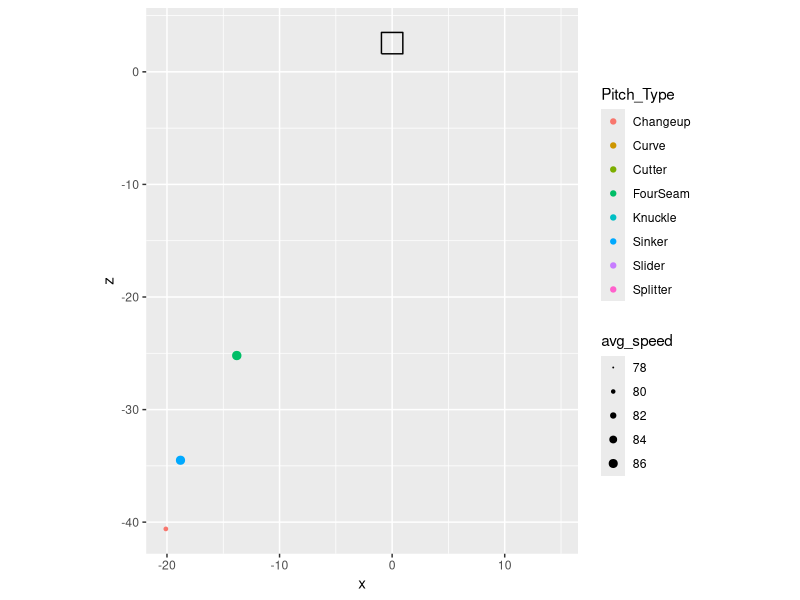

Recreate this plot in R.
## ---- chunk 1
knitr::opts_chunk$set(echo = TRUE)
## ---- chunk 2
library(tidyverse)
library(lubridate)
library(ggthemes)
library(readr)
## ---- chunk 3
Data2016 <- read_csv("2016FullPitchData.csv", 
    col_types = cols(player_id = col_number(), 
        year = col_number(), player_age = col_number(), 
        p_game = col_number(), p_formatted_ip = col_number(), 
        p_strikeout = col_number(), p_k_percent = col_number(), 
        p_era = col_number(), n = col_number(), 
        n_ff_formatted = col_number(), ff_avg_speed = col_number(), 
        ff_avg_spin = col_number(), ff_avg_break_x = col_number(), 
        ff_avg_break_z = col_number(), ff_avg_break = col_number(), 
        ff_range_speed = col_number(), n_sl_formatted = col_number(), 
        sl_avg_speed = col_number(), sl_avg_spin = col_number(), 
        sl_avg_break_x = col_number(), sl_avg_break_z = col_number(), 
        sl_avg_break = col_number(), sl_range_speed = col_number(), 
        n_ch_formatted = col_number(), ch_avg_speed = col_number(), 
        ch_avg_spin = col_number(), ch_avg_break_x = col_number(), 
        ch_avg_break_z = col_number(), ch_avg_break = col_number(), 
        ch_range_speed = col_number(), n_cukc_formatted = col_number(), 
        cu_avg_speed = col_number(), cu_avg_spin = col_number(), 
        cu_avg_break_x = col_number(), cu_avg_break_z = col_number(), 
        cu_avg_break = col_number(), cu_range_speed = col_number(), 
        n_sift_formatted = col_number(), 
        si_avg_speed = col_number(), si_avg_spin = col_number(), 
        si_avg_break_x = col_number(), si_avg_break_z = col_number(), 
        si_avg_break = col_number(), si_range_speed = col_number(), 
        n_fc_formatted = col_number(), fc_avg_speed = col_number(), 
        fc_avg_spin = col_number(), fc_avg_break_x = col_number(),
        fc_avg_break_z = col_number(), fc_avg_break = col_number(),
        fc_range_speed = col_number(), n_fs_formatted = col_number(),
        fs_avg_speed = col_number(), fs_avg_break_x = col_number(),
        fs_avg_break_z = col_number(), fs_avg_break = col_number(),
        fs_range_speed = col_number(), n_kn_formatted = col_number(),
        kn_avg_speed = col_number(), kn_avg_break_x = col_number(),
        kn_avg_break_z = col_number(), kn_avg_break = col_number(),
        kn_range_speed = col_number(), `...69` = col_skip()), skip = 1, na = "0")

Data2017 <- read_csv("2017FullPitchData.csv", 
    col_types = cols(player_id = col_number(), 
        year = col_number(), player_age = col_number(), 
        p_game = col_number(), p_formatted_ip = col_number(), 
        p_strikeout = col_number(), p_k_percent = col_number(), 
        p_era = col_number(), n = col_number(), 
        n_ff_formatted = col_number(), ff_avg_speed = col_number(), 
        ff_avg_spin = col_number(), ff_avg_break_x = col_number(), 
        ff_avg_break_z = col_number(), ff_avg_break = col_number(), 
        ff_range_speed = col_number(), n_sl_formatted = col_number(), 
        sl_avg_speed = col_number(), sl_avg_spin = col_number(), 
        sl_avg_break_x = col_number(), sl_avg_break_z = col_number(), 
        sl_avg_break = col_number(), sl_range_speed = col_number(), 
        n_ch_formatted = col_number(), ch_avg_speed = col_number(), 
        ch_avg_spin = col_number(), ch_avg_break_x = col_number(), 
        ch_avg_break_z = col_number(), ch_avg_break = col_number(), 
        ch_range_speed = col_number(), n_cukc_formatted = col_number(), 
        cu_avg_speed = col_number(), cu_avg_spin = col_number(), 
        cu_avg_break_x = col_number(), cu_avg_break_z = col_number(), 
        cu_avg_break = col_number(), cu_range_speed = col_number(), 
        n_sift_formatted = col_number(), 
        si_avg_speed = col_number(), si_avg_spin = col_number(), 
        si_avg_break_x = col_number(), si_avg_break_z = col_number(), 
        si_avg_break = col_number(), si_range_speed = col_number(), 
        n_fc_formatted = col_number(), fc_avg_speed = col_number(), 
        fc_avg_spin = col_number(), fc_avg_break_x = col_number(),
        fc_avg_break_z = col_number(), fc_avg_break = col_number(),
        fc_range_speed = col_number(), n_fs_formatted = col_number(),
        fs_avg_speed = col_number(), fs_avg_break_x = col_number(),
        fs_avg_break_z = col_number(), fs_avg_break = col_number(),
        fs_range_speed = col_number(), n_kn_formatted = col_number(),
        kn_avg_speed = col_number(), kn_avg_break_x = col_number(),
        kn_avg_break_z = col_number(), kn_avg_break = col_number(),
        kn_range_speed = col_number(), `...69` = col_skip()), skip = 1, na = "0")

Data2018 <- read_csv("2018FullPitchData.csv", 
    col_types = cols(player_id = col_number(), 
        year = col_number(), player_age = col_number(), 
        p_game = col_number(), p_formatted_ip = col_number(), 
        p_strikeout = col_number(), p_k_percent = col_number(), 
        p_era = col_number(), n = col_number(), 
        n_ff_formatted = col_number(), ff_avg_speed = col_number(), 
        ff_avg_spin = col_number(), ff_avg_break_x = col_number(), 
        ff_avg_break_z = col_number(), ff_avg_break = col_number(), 
        ff_range_speed = col_number(), n_sl_formatted = col_number(), 
        sl_avg_speed = col_number(), sl_avg_spin = col_number(), 
        sl_avg_break_x = col_number(), sl_avg_break_z = col_number(), 
        sl_avg_break = col_number(), sl_range_speed = col_number(), 
        n_ch_formatted = col_number(), ch_avg_speed = col_number(), 
        ch_avg_spin = col_number(), ch_avg_break_x = col_number(), 
        ch_avg_break_z = col_number(), ch_avg_break = col_number(), 
        ch_range_speed = col_number(), n_cukc_formatted = col_number(), 
        cu_avg_speed = col_number(), cu_avg_spin = col_number(), 
        cu_avg_break_x = col_number(), cu_avg_break_z = col_number(), 
        cu_avg_break = col_number(), cu_range_speed = col_number(), 
        n_sift_formatted = col_number(), 
        si_avg_speed = col_number(), si_avg_spin = col_number(), 
        si_avg_break_x = col_number(), si_avg_break_z = col_number(), 
        si_avg_break = col_number(), si_range_speed = col_number(), 
        n_fc_formatted = col_number(), fc_avg_speed = col_number(), 
        fc_avg_spin = col_number(), fc_avg_break_x = col_number(),
        fc_avg_break_z = col_number(), fc_avg_break = col_number(),
        fc_range_speed = col_number(), n_fs_formatted = col_number(),
        fs_avg_speed = col_number(), fs_avg_break_x = col_number(),
        fs_avg_break_z = col_number(), fs_avg_break = col_number(),
        fs_range_speed = col_number(), n_kn_formatted = col_number(),
        kn_avg_speed = col_number(), kn_avg_break_x = col_number(),
        kn_avg_break_z = col_number(), kn_avg_break = col_number(),
        kn_range_speed = col_number(), `...69` = col_skip()), skip = 1, na = "0")

Data2019 <- read_csv("2019FullPitchData.csv", 
    col_types = cols(player_id = col_number(), 
        year = col_number(), player_age = col_number(), 
        p_game = col_number(), p_formatted_ip = col_number(), 
        p_strikeout = col_number(), p_k_percent = col_number(), 
        p_era = col_number(), n = col_number(), 
        n_ff_formatted = col_number(), ff_avg_speed = col_number(), 
        ff_avg_spin = col_number(), ff_avg_break_x = col_number(), 
        ff_avg_break_z = col_number(), ff_avg_break = col_number(), 
        ff_range_speed = col_number(), n_sl_formatted = col_number(), 
        sl_avg_speed = col_number(), sl_avg_spin = col_number(), 
        sl_avg_break_x = col_number(), sl_avg_break_z = col_number(), 
        sl_avg_break = col_number(), sl_range_speed = col_number(), 
        n_ch_formatted = col_number(), ch_avg_speed = col_number(), 
        ch_avg_spin = col_number(), ch_avg_break_x = col_number(), 
        ch_avg_break_z = col_number(), ch_avg_break = col_number(), 
        ch_range_speed = col_number(), n_cukc_formatted = col_number(), 
        cu_avg_speed = col_number(), cu_avg_spin = col_number(), 
        cu_avg_break_x = col_number(), cu_avg_break_z = col_number(), 
        cu_avg_break = col_number(), cu_range_speed = col_number(), 
        n_sift_formatted = col_number(), 
        si_avg_speed = col_number(), si_avg_spin = col_number(), 
        si_avg_break_x = col_number(), si_avg_break_z = col_number(), 
        si_avg_break = col_number(), si_range_speed = col_number(), 
        n_fc_formatted = col_number(), fc_avg_speed = col_number(), 
        fc_avg_spin = col_number(), fc_avg_break_x = col_number(),
        fc_avg_break_z = col_number(), fc_avg_break = col_number(),
        fc_range_speed = col_number(), n_fs_formatted = col_number(),
        fs_avg_speed = col_number(), fs_avg_break_x = col_number(),
        fs_avg_break_z = col_number(), fs_avg_break = col_number(),
        fs_range_speed = col_number(), n_kn_formatted = col_number(),
        kn_avg_speed = col_number(), kn_avg_break_x = col_number(),
        kn_avg_break_z = col_number(), kn_avg_break = col_number(),
        kn_range_speed = col_number(), `...69` = col_skip()), skip = 1, na = "0")

Data2020 <- read_csv("2020FullPitchData.csv", 
    col_types = cols(player_id = col_number(), 
        year = col_number(), player_age = col_number(), 
        p_game = col_number(), p_formatted_ip = col_number(), 
        p_strikeout = col_number(), p_k_percent = col_number(), 
        p_era = col_number(), n = col_number(), 
        n_ff_formatted = col_number(), ff_avg_speed = col_number(), 
        ff_avg_spin = col_number(), ff_avg_break_x = col_number(), 
        ff_avg_break_z = col_number(), ff_avg_break = col_number(), 
        ff_range_speed = col_number(), n_sl_formatted = col_number(), 
        sl_avg_speed = col_number(), sl_avg_spin = col_number(), 
        sl_avg_break_x = col_number(), sl_avg_break_z = col_number(), 
        sl_avg_break = col_number(), sl_range_speed = col_number(), 
        n_ch_formatted = col_number(), ch_avg_speed = col_number(), 
        ch_avg_spin = col_number(), ch_avg_break_x = col_number(), 
        ch_avg_break_z = col_number(), ch_avg_break = col_number(), 
        ch_range_speed = col_number(), n_cukc_formatted = col_number(), 
        cu_avg_speed = col_number(), cu_avg_spin = col_number(), 
        cu_avg_break_x = col_number(), cu_avg_break_z = col_number(), 
        cu_avg_break = col_number(), cu_range_speed = col_number(), 
        n_sift_formatted = col_number(), 
        si_avg_speed = col_number(), si_avg_spin = col_number(), 
        si_avg_break_x = col_number(), si_avg_break_z = col_number(), 
        si_avg_break = col_number(), si_range_speed = col_number(), 
        n_fc_formatted = col_number(), fc_avg_speed = col_number(), 
        fc_avg_spin = col_number(), fc_avg_break_x = col_number(),
        fc_avg_break_z = col_number(), fc_avg_break = col_number(),
        fc_range_speed = col_number(), n_fs_formatted = col_number(),
        fs_avg_speed = col_number(), fs_avg_break_x = col_number(),
        fs_avg_break_z = col_number(), fs_avg_break = col_number(),
        fs_range_speed = col_number(), n_kn_formatted = col_number(),
        kn_avg_speed = col_number(), kn_avg_break_x = col_number(),
        kn_avg_break_z = col_number(), kn_avg_break = col_number(),
        kn_range_speed = col_number(), `...69` = col_skip()), skip = 1, na = "0")

Data2021 <- read_csv("2021FullPitchData.csv", 
    col_types = cols(player_id = col_number(), 
        year = col_number(), player_age = col_number(), 
        p_game = col_number(), p_formatted_ip = col_number(), 
        p_strikeout = col_number(), p_k_percent = col_number(), 
        p_era = col_number(), n = col_number(), 
        n_ff_formatted = col_number(), ff_avg_speed = col_number(), 
        ff_avg_spin = col_number(), ff_avg_break_x = col_number(), 
        ff_avg_break_z = col_number(), ff_avg_break = col_number(), 
        ff_range_speed = col_number(), n_sl_formatted = col_number(), 
        sl_avg_speed = col_number(), sl_avg_spin = col_number(), 
        sl_avg_break_x = col_number(), sl_avg_break_z = col_number(), 
        sl_avg_break = col_number(), sl_range_speed = col_number(), 
        n_ch_formatted = col_number(), ch_avg_speed = col_number(), 
        ch_avg_spin = col_number(), ch_avg_break_x = col_number(), 
        ch_avg_break_z = col_number(), ch_avg_break = col_number(), 
        ch_range_speed = col_number(), n_cukc_formatted = col_number(), 
        cu_avg_speed = col_number(), cu_avg_spin = col_number(), 
        cu_avg_break_x = col_number(), cu_avg_break_z = col_number(), 
        cu_avg_break = col_number(), cu_range_speed = col_number(), 
        n_sift_formatted = col_number(), 
        si_avg_speed = col_number(), si_avg_spin = col_number(), 
        si_avg_break_x = col_number(), si_avg_break_z = col_number(), 
        si_avg_break = col_number(), si_range_speed = col_number(), 
        n_fc_formatted = col_number(), fc_avg_speed = col_number(), 
        fc_avg_spin = col_number(), fc_avg_break_x = col_number(),
        fc_avg_break_z = col_number(), fc_avg_break = col_number(),
        fc_range_speed = col_number(), n_fs_formatted = col_number(),
        fs_avg_speed = col_number(), fs_avg_break_x = col_number(),
        fs_avg_break_z = col_number(), fs_avg_break = col_number(),
        fs_range_speed = col_number(), n_kn_formatted = col_number(),
        kn_avg_speed = col_number(), kn_avg_break_x = col_number(),
        kn_avg_break_z = col_number(), kn_avg_break = col_number(),
        kn_range_speed = col_number(), `...69` = col_skip()), skip = 1, na = "0")
## ---- chunk 4
#select player level info, all variables that contain ff (fastball), want to rename variables
#bindrows function 
## ---- chunk 5
FinalData <- rbind(Data2016, Data2017, Data2018, Data2019, Data2020, Data2021)
## ---- chunk 6
four_fast <- FinalData %>% #going through and separating by pitch type, creating new saved dfs for each pitch type
  select(c(1:12), contains("ff")) %>%
  add_column(Pitch_Type = "FourSeam") %>% 
  mutate(pitch_frequency = n_ff_formatted, 
         avg_speed = ff_avg_speed,
         avg_spin = ff_avg_spin,
         avg_break_x = ff_avg_break_x,
         avg_break_z = ff_avg_break_z,
         avg_break = ff_avg_break, 
         range_speed = ff_range_speed) %>% 
  select(-contains("ff"))

slider <- FinalData %>% 
  select(c(1:12), contains("sl")) %>%
  add_column(Pitch_Type = "Slider") %>%
  mutate(pitch_frequency = n_sl_formatted, 
         avg_speed = sl_avg_speed, 
         avg_spin = sl_avg_spin, 
         avg_break_x = sl_avg_break_x, 
         avg_break_z = sl_avg_break_z, 
         avg_break = sl_avg_break, 
         range_speed = sl_range_speed) %>%
  select(-contains("sl"))

changeup <- FinalData %>% 
  select(c(1:12), contains("ch")) %>%
  add_column(Pitch_Type = "Changeup") %>%
  mutate(pitch_frequency = n_ch_formatted, 
         avg_speed = ch_avg_speed, 
         avg_spin = ch_avg_spin, 
         avg_break_x = ch_avg_break_x, 
         avg_break_z = ch_avg_break_z, 
         avg_break = ch_avg_break, 
         range_speed = ch_range_speed) %>%
  select(-c(13:19))

curve <- FinalData %>% 
  select(c(1:12), contains("cu")) %>%
  add_column(Pitch_Type = "Curve") %>%
  mutate(pitch_frequency = n_cukc_formatted, 
         avg_speed = cu_avg_speed, 
         avg_spin = cu_avg_spin, 
         avg_break_x = cu_avg_break_x, 
         avg_break_z = cu_avg_break_z, 
         avg_break = cu_avg_break, 
         range_speed = cu_range_speed) %>%
  select(-contains("cu"))

sinker <- FinalData %>%
  select(c(1:12), contains("si")) %>%
  add_column(Pitch_Type = "Sinker") %>%
  mutate(pitch_frequency = n_sift_formatted, 
         avg_speed = si_avg_speed, 
         avg_spin = si_avg_spin, 
         avg_break_x = si_avg_break_x, 
         avg_break_z = si_avg_break_z, 
         avg_break = si_avg_break, 
         range_speed = si_range_speed) %>%
  select(-contains("si"))

cutter <- FinalData %>% 
  select(c(1:12), contains("fc")) %>%
  add_column(Pitch_Type = "Cutter") %>%
  mutate(pitch_frequency = n_fc_formatted, 
         avg_speed = fc_avg_speed, 
         avg_spin = fc_avg_spin) %>%
  select(-contains("fc"))

knuckleball <- FinalData %>% 
  select(c(1:12), contains("kn")) %>% 
  add_column(Pitch_Type = "Knuckle") %>% 
  mutate(pitch_frequency = n_kn_formatted, 
         avg_speed = kn_avg_speed, 
         avg_spin = kn_avg_spin, 
         avg_break_x = kn_avg_break_x, 
         avg_break_z = kn_avg_break_z, 
         avg_break = kn_avg_break, 
         range_speed = kn_range_speed) %>% 
  select(-contains("kn"))

Splitter <- FinalData %>%
  select(c(1:12), contains("fs")) %>%
  add_column(Pitch_Type = "Splitter") %>%
  mutate(pitch_frequency = n_fs_formatted, 
         avg_speed = fs_avg_speed, 
         avg_spin = fs_avg_spin, 
         avg_break_x = fs_avg_break_x, 
         avg_break_z = fs_avg_break_z, 
         avg_break = fs_avg_break, 
         range_speed = fs_range_speed) %>%
  select(-contains("fs"))

## ---- chunk 7
#combining new pitch data into a full df 
TidyPitchData <- bind_rows(four_fast, slider, changeup, curve, sinker, 
                           cutter, Splitter, knuckleball)
## ---- chunk 8
#trying to create plot of the strike zone 
x <- c(-.95,.95,.95,-.95,-.95)
z <- c(1.6,1.6,3.5,3.5,1.6)

strikezone <- data.frame(x,z)
## ---- chunk 9
TidyPitchData %>%
  filter(last_name == "Romo", year == 2019) %>%
  ggplot() +
  geom_path(data = strikezone, aes(x=x, y=z)) +
  coord_equal() +
   geom_point(aes(x = avg_break_x,
                  y = avg_break_z,
                  size = avg_speed,
                  color = Pitch_Type)) +
  scale_size(range = c(-1.0,2.5)) 
